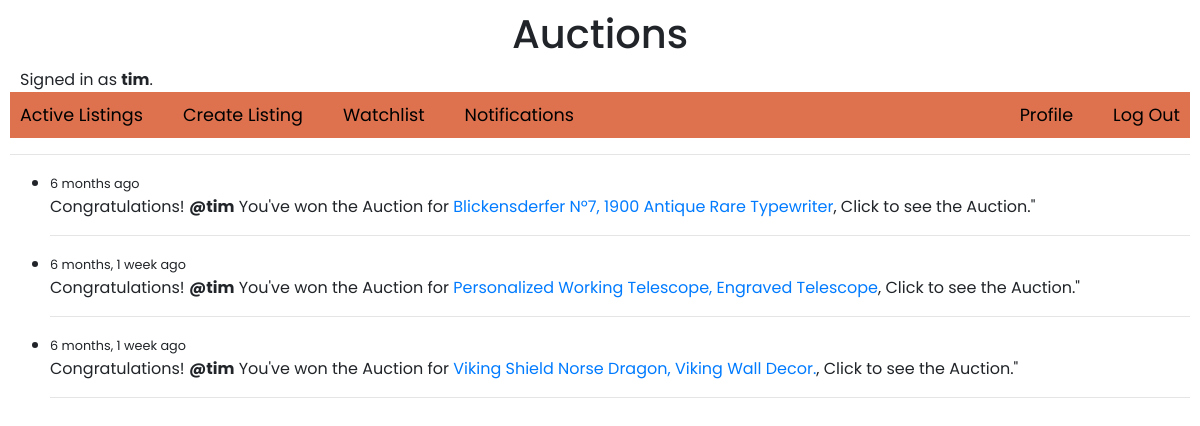
/Notifications (signed in), run on the app's committed database.
### auctions/models.py (models this page shows, shortened)
class User(AbstractUser):
    @cached_property
    def unread_notification_count(self):
        return Notification.objects.filter(user=self, is_read=False).count()

class Notification(models.Model):
    user = models.ForeignKey(User, on_delete=models.CASCADE)
    listing = models.ForeignKey(AuctionListing, on_delete=models.CASCADE)
    is_read = models.BooleanField(default=False)
    created = models.DateTimeField(auto_now_add=True)
    class Meta:
        ordering = ['-created']

class AuctionListing(models.Model):
    owner = models.ForeignKey(User, on_delete=models.CASCADE, related_name='listings')
    title = models.CharField(max_length=50)
    description = models.CharField(max_length=500, null=True, blank=True)
    primary_price = models.FloatField()
    imageUrl = models.URLField(null=True, blank=True)
    is_active = models.BooleanField(default=True)
    category = models.ForeignKey(Category, on_delete=models.CASCADE, related_name='categoryListings', null=True, blank=True)
    updated = models.DateTimeField(auto_now=True)
    created = models.DateTimeField(auto_now_add=True)
    class Meta:
        ordering = ['-created']
    def __str__(self):
        return self.title

### auctions/views.py (the view)
# urls.py: path("Notifications", views.Notifications, name="Notifications"),
@login_required(login_url='login')
def Notifications(request):
    notifications = Notification.objects.filter(user=request.user)
    notifications.update(is_read=True)
    context = {"notifications":notifications}
    return render(request, 'auctions/Notifications.html', context)

### auctions/templates/auctions/Notifications.html
{% extends "auctions/layout.html" %}
{% block body %}
<div>
    {% if notifications %}
    <ul>
        {% for notification in notifications %}
            <li>
                <small> {{ notification.created|timesince }} ago</small>
                <p>Congratulations! <strong>@{{notification.user}}</strong>
                    You've won the Auction for <a href="{% url 'listingPage' notification.listing.id%}">{{notification.listing}}</a>, Click to see the Auction."</p>
                <hr>
            </li>
        {% endfor %}
    </ul>
    {% else %}
    <h2>No Notifications</h2>
    {% endif %}
</div>
{% endblock %}

### auctions/templates/auctions/layout.html (shortened to what this page needs)
{% load static %}
<!DOCTYPE html>
<html lang="en">
    <head>
        <link rel="stylesheet" href="https://stackpath.bootstrapcdn.com/bootstrap/4.4.1/css/bootstrap.min.css">
        <link href="{% static 'auctions/styles.css' %}" rel="stylesheet">
    </head>
    <body>
        <h1 class="title">Auctions</h1>
        <div class="signedUser">
            {% if user.is_authenticated %}
                Signed in as <strong>{{ user.username }}</strong>.
            {% else %}
                Not signed in.
            {% endif %}
        </div>
        <ul class="nav" style="background-color: #de724f;">
            <li class="nav-item left-links">
                <a class="nav-link" href="{% url 'index' %}">Active Listings</a>
                {% if user.is_authenticated %}
                <a class="nav-link" href="{% url 'CreateListing' %}">Create Listing</a>
                <a class="nav-link" href="{% url 'watchlistPage' %}">Watchlist</a>
                <a class="nav-link {% if user.unread_notification_count > 0 %}has-unread{% endif %}" href="{% url 'Notifications' %}">Notifications
                </a>
                {% endif %}
            </li>
            {% if user.is_authenticated %}
                <li class="nav-item right-links">
                    <a class="nav-link" href="{% url 'Profile' %}">Profile</a>
                    <a class="nav-link" href="{% url 'logout' %}">Log Out</a>
                </li>
            {% else %}
                <li class="nav-item right-links">
                    <a class="nav-link" href="{% url 'login' %}">Log In</a>
                    <a class="nav-link" href="{% url 'register' %}">Register</a>
                </li>
            {% endif %}
        </ul>
        <hr>
        {% block body %}
        {% endblock %}
    </body>
</html>

### auctions/static/auctions/styles.css (style rules this page uses)
body { padding: 10px; font-family: 'Poppins', sans-serif; }
body .title { text-align: center; margin-bottom: 10px; }
.signedUser { margin-left: 10px; }
.nav { display: flex; justify-content: space-between; list-style: none; padding: 0; margin: 0; }
.nav-item { margin: 0; }
.nav-link { text-decoration: none; padding: 10px; }
.right-links { display: flex; align-items: center; gap: 20px; }
.left-links { display: flex; align-items: center; gap: 20px; }
.nav-item a { color: black; font-size: 1.1em; }

### data on the page
User: username "tim"
Notification: created "6 months", user "tim", listing "Blickensderfer Nº7, 1900 Antique Rare Typewriter"
Notification: created "6 months, 1 week", user "tim", listing "Personalized Working Telescope, Engraved Telescope"
Notification: created "6 months, 1 week", user "tim", listing "Viking Shield Norse Dragon, Viking Wall Decor."
